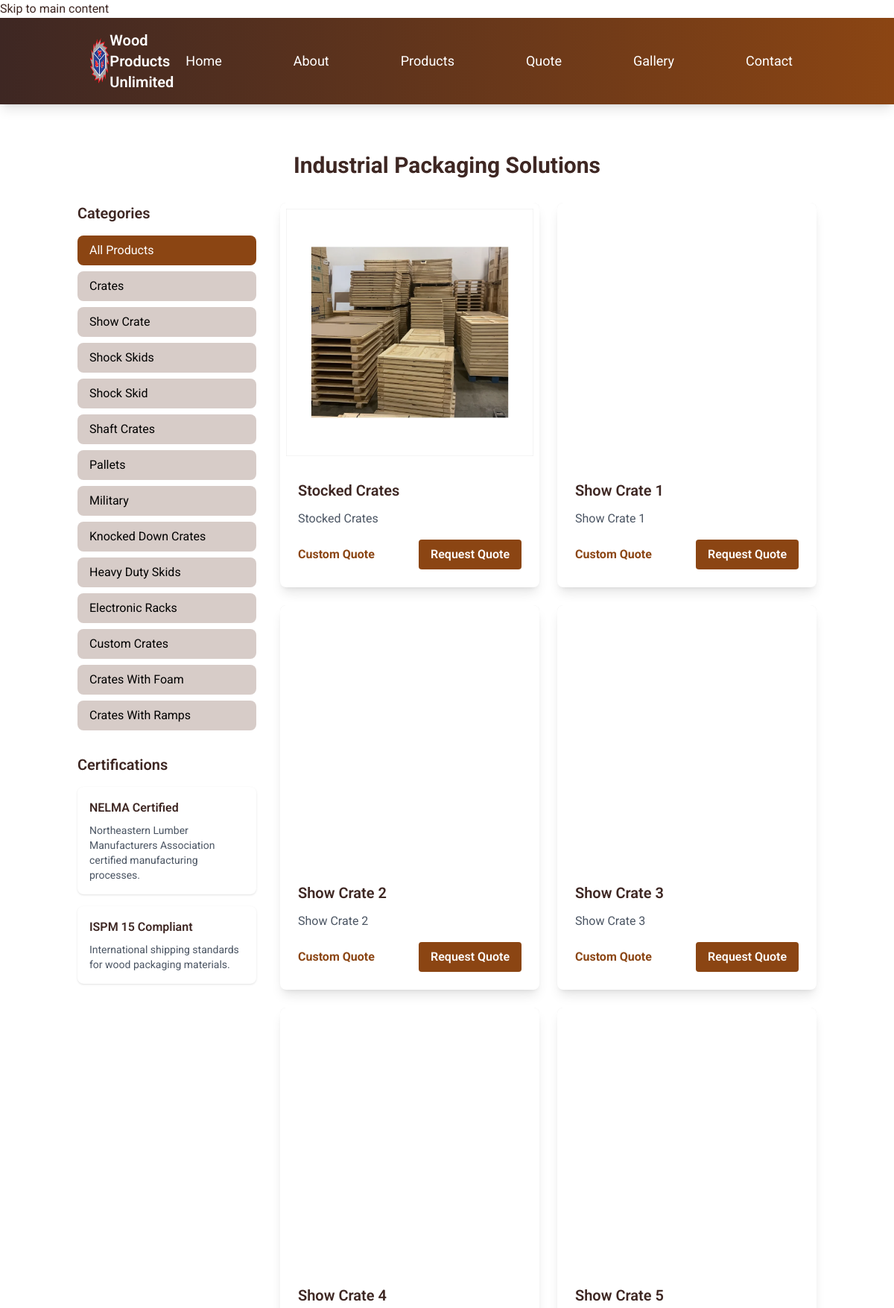
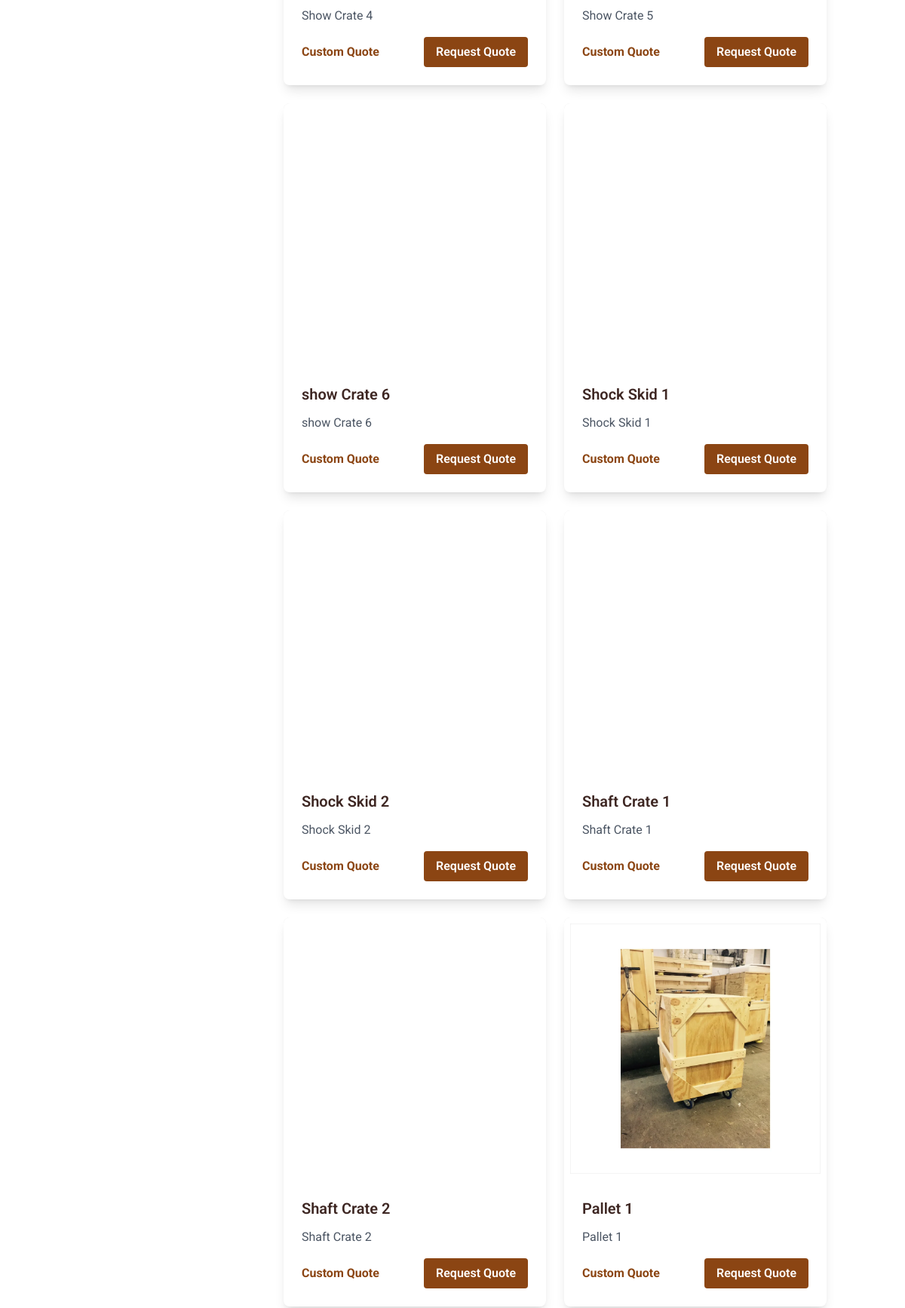
Page /products (upper part) on the committed database (2 pictures, top to bottom).
### models.py (models this page shows)
class Product(db.Model):
    id = db.Column(db.Integer, primary_key=True)
    name = db.Column(db.String(100), nullable=False)
    description = db.Column(db.Text, nullable=False)
    category = db.Column(db.String(50), nullable=False)
    package_type = db.Column(db.String(50), nullable=True)  # Added package_type field
    image_url = db.Column(db.String(200), nullable=False)
    price = db.Column(db.Float, nullable=False)
    created_at = db.Column(db.DateTime, default=datetime.utcnow)

### routes/public/routes.py (the view)
@public.route('/products')
def products():
    category = request.args.get('category')
    if category:
        products = Product.query.filter_by(category=category).all()
    else:
        products = Product.query.all()
    categories = db.session.query(Product.category).distinct()
    return render_template('products.html',
                         products=products,
                         categories=categories)

### templates/products.html (shortened to what this page needs)
{% extends "base.html" %}
{% block content %}
<div class="container mx-auto px-4 py-16">
    <h1 class="text-3xl font-bold text-center mb-8">Industrial Packaging Solutions</h1>
    <div class="flex flex-col md:flex-row gap-8">
        <div class="md:w-1/4">
            <div class="sticky top-4">
                <h2 class="text-xl font-semibold mb-4">Categories</h2>
                <div class="space-y-2">
                    <a href="/products" class="block px-4 py-2 rounded-lg {% if not request.args.get('category') %}bg-wood-brown text-white{% else %}bg-wood-accent text-black hover:bg-wood-brown hover:text-white{% endif %} transition duration-300">
                        All Products
                    </a>
                    {% for category in categories %}
                    <a href="/products?category={{ category[0] }}"
                       class="block px-4 py-2 rounded-lg {% if request.args.get('category') == category[0] %}bg-wood-brown text-white{% else %}bg-wood-accent text-black hover:bg-wood-brown hover:text-white{% endif %} transition duration-300">
                        {{ category[0] }}
                    </a>
                    {% endfor %}
                </div>
                <div class="mt-8">
                    <h2 class="text-xl font-semibold mb-4">Certifications</h2>
                    <div class="space-y-4">
                        <div class="p-4 bg-white rounded-lg shadow">
                            <h3 class="font-semibold mb-2">NELMA Certified</h3>
                            <p class="text-sm text-gray-600">Northeastern Lumber Manufacturers Association certified manufacturing processes.</p>
                        </div>
                        <div class="p-4 bg-white rounded-lg shadow">
                            <h3 class="font-semibold mb-2">ISPM 15 Compliant</h3>
                            <p class="text-sm text-gray-600">International shipping standards for wood packaging materials.</p>
                        </div>
                    </div>
                </div>
            </div>
        </div>
        <div class="md:w-3/4">
            <div class="grid grid-cols-1 md:grid-cols-2 lg:grid-cols-2 gap-6">
                {% for product in products %}
                <div class="bg-white rounded-lg shadow-lg overflow-hidden hover:shadow-xl transition-shadow duration-300" itemscope itemtype="https://schema.org/Product">
                    <img src="{{ product.image_url }}"
                         class="w-full h-64 object-cover"
                         alt="{{ product.name }} - Custom Industrial Wood Packaging Solution by Wood Products Unlimited"
                         loading="lazy"
                         decoding="async"
                         itemprop="image">
                    <div class="p-6">
                        <h3 class="text-xl font-semibold mb-3" itemprop="name">{{ product.name }}</h3>
                        <p class="text-gray-600 mb-4 line-clamp-3" itemprop="description">{{ product.description }}</p>
                        <div class="flex justify-between items-center">
                            <span class="text-wood-brown font-bold">Custom Quote</span>
                            <a href="/quote?package_type={{ product.package_type }}&name={{ product.name|urlencode }}&description={{ product.description|urlencode }}"
                               class="inline-block bg-wood-brown hover:bg-wood-dark text-white font-semibold py-2 px-4 rounded transition duration-300">
                               Request Quote
                            </a>
                        </div>
                    </div>
                </div>
                {% endfor %}
            </div>
        </div>
    </div>
</div>
{% endblock %}

### rows in the picture
Product: image_url (picture), name "Stocked Crates", description "Stocked Crates"
Product: image_url (picture), name "Show Crate 1", description "Show Crate 1"
Product: image_url (picture), name "Show Crate 2", description "Show Crate 2"
Product: image_url (picture), name "Show Crate 3", description "Show Crate 3"
Product: image_url (picture), name "Show Crate 4", description "Show Crate 4"
Product: image_url (picture), name "Show Crate 5", description "Show Crate 5"
Product: image_url (picture), name "show Crate 6", description "show Crate 6"
Product: image_url (picture), name "Shock Skid 1", description "Shock Skid 1"
Product: image_url (picture), name "Shock Skid 2", description "Shock Skid 2"
Product: image_url (picture), name "Shaft Crate 1", description "Shaft Crate 1"
Product: image_url (picture), name "Shaft Crate 2", description "Shaft Crate 2"
Product: image_url (picture), name "Pallet 1", description "Pallet 1"

### other values in the picture
{{ category[0] }} "Crates" "Show Crate" "Shock Skids" "Shock Skid" "Shaft Crates" "Pallets" "Military" "Knocked Down Crates" "Heavy Duty Skids" "Electronic Racks" "Custom Crates" "Crates With Foam" "Crates With Ramps"
